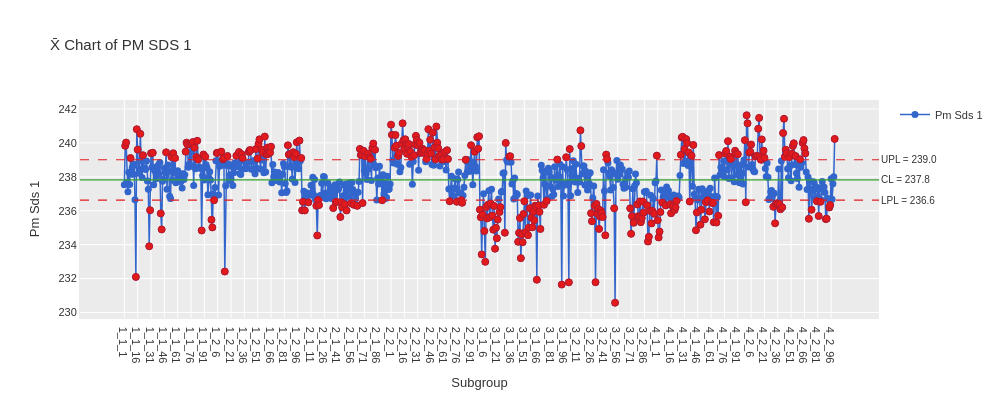

The code cell stored with this chart in its notebook:
### Markdown cell above
# Create an Xbar Chart for PM1

### Code cell
# R5_Xbar
result = study_pm1.execute(chart='Xbar')
result.plot(chart='Xbar', template='ggplot').show()

### Figure 1 — Plotly figure (JSON) as saved in the notebook; plotly's stock layout.template omitted (floating-point values rounded to 4 significant figures; data arrays with more than 128 entries replaced by an {"elided": "..."} marker saying what was removed)
{"data": [{"hovertemplate": "%{x}<br>%{y:.3f}<extra></extra>", "line": {"color": "#3366CC", "width": 1.5}, "marker": {"color": "#3366CC", "size": 7}, "mode": "lines+markers", "name": "Pm Sds 1", "type": "scatter", "x": {"elided": "800 str values"}, "y": {"elided": "800 float values"}}, {"hovertemplate": "Beyond Limits<br>%{x}<br>%{y:.3f}<extra></extra>", "marker": {"color": "#E31A1C", "line": {"color": "#B2182B", "width": 1}, "size": 7, "symbol": "circle"}, "mode": "markers", "name": "Beyond Limits", "showlegend": false, "type": "scatter", "x": {"elided": "347 str values"}, "y": {"elided": "347 float values"}}], "layout": {"annotations": [{"font": {"size": 10}, "showarrow": false, "text": "UPL = 239.0", "x": 1, "xanchor": "left", "xref": "x domain", "y": 239.0, "yanchor": "middle", "yref": "y"}, {"font": {"size": 10}, "showarrow": false, "text": "LPL = 236.6", "x": 1, "xanchor": "left", "xref": "x domain", "y": 236.6, "yanchor": "middle", "yref": "y"}, {"font": {"size": 10}, "showarrow": false, "text": "CL = 237.8", "x": 1, "xanchor": "left", "xref": "x domain", "y": 237.8, "yanchor": "middle", "yref": "y"}], "font": {"color": "#333333", "family": "sans-serif", "size": 11}, "height": 400, "hovermode": "x unified", "paper_bgcolor": "white", "plot_bgcolor": "#EBEBEB", "shapes": [{"line": {"color": "#E31A1C", "dash": "dash", "width": 1.2}, "type": "line", "x0": 0, "x1": 1, "xref": "x domain", "y0": 239.0, "y1": 239.0, "yref": "y"}, {"line": {"color": "#E31A1C", "dash": "dash", "width": 1.2}, "type": "line", "x0": 0, "x1": 1, "xref": "x domain", "y0": 236.6, "y1": 236.6, "yref": "y"}, {"line": {"color": "#33A02C", "width": 1.2}, "type": "line", "x0": 0, "x1": 1, "xref": "x domain", "y0": 237.8, "y1": 237.8, "yref": "y"}], "showlegend": true, "title": {"text": "X̄ Chart of PM SDS 1"}, "width": 1000, "xaxis": {"gridcolor": "white", "gridwidth": 1, "linecolor": "#EBEBEB", "linewidth": 1, "showgrid": true, "showline": true, "title": {"text": "Subgroup"}}, "yaxis": {"gridcolor": "white", "gridwidth": 1, "linecolor": "#EBEBEB", "linewidth": 1, "showgrid": true, "showline": true, "title": {"text": "Pm Sds 1"}}}}
